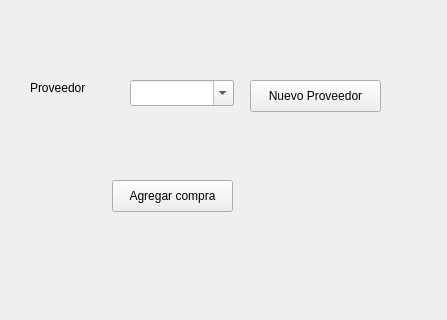
<?xml version="1.0" encoding="UTF-8"?>
<ui version="4.0">
 <class>compras</class>
 <widget class="QWidget" name="compras">
  <property name="geometry">
   <rect>
    <x>0</x>
    <y>0</y>
    <width>447</width>
    <height>320</height>
   </rect>
  </property>
  <property name="windowTitle">
   <string>Compra</string>
  </property>
  <widget class="QComboBox" name="comboBox">
   <property name="geometry">
    <rect>
     <x>130</x>
     <y>80</y>
     <width>104</width>
     <height>26</height>
    </rect>
   </property>
   <property name="editable">
    <bool>true</bool>
   </property>
  </widget>
  <widget class="QLabel" name="label">
   <property name="geometry">
    <rect>
     <x>30</x>
     <y>80</y>
     <width>71</width>
     <height>16</height>
    </rect>
   </property>
   <property name="text">
    <string>Proveedor</string>
   </property>
  </widget>
  <widget class="QPushButton" name="agregarCompra">
   <property name="geometry">
    <rect>
     <x>112</x>
     <y>180</y>
     <width>121</width>
     <height>32</height>
    </rect>
   </property>
   <property name="text">
    <string>Agregar compra</string>
   </property>
  </widget>
  <widget class="QPushButton" name="nuevoProveedor">
   <property name="geometry">
    <rect>
     <x>250</x>
     <y>80</y>
     <width>131</width>
     <height>32</height>
    </rect>
   </property>
   <property name="text">
    <string>Nuevo Proveedor</string>
   </property>
  </widget>
 </widget>
 <resources/>
 <connections/>
</ui>
